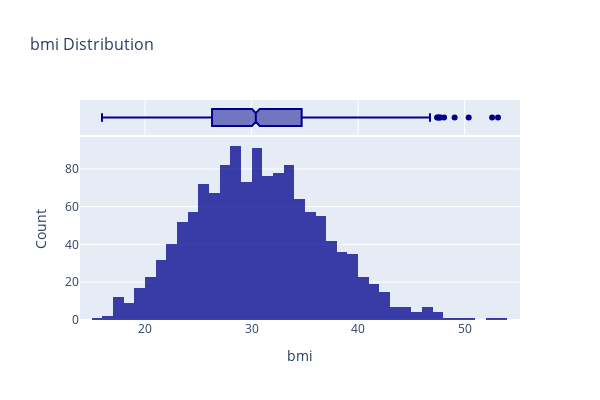

Source (notebook cell):
### Code cell
dist('bmi')

### Figure 1 — Plotly figure (JSON) as saved in the notebook; plotly's stock layout.template omitted (floating-point values rounded to 4 significant figures; data arrays with more than 128 entries replaced by an {"elided": "..."} marker saying what was removed)
{"data": [{"bingroup": "x", "hovertemplate": "bmi=%{x}<br>count=%{y}<extra></extra>", "legendgroup": "", "marker": {"color": "darkblue", "opacity": 0.75, "pattern": {"shape": ""}}, "name": "", "nbinsx": 50, "orientation": "v", "showlegend": false, "type": "histogram", "x": {"elided": "1338 float values"}, "xaxis": "x", "yaxis": "y"}, {"hovertemplate": "bmi=%{x}<extra></extra>", "legendgroup": "", "marker": {"color": "darkblue"}, "name": "", "notched": true, "showlegend": false, "type": "box", "x": {"elided": "1338 float values"}, "xaxis": "x2", "yaxis": "y2"}], "layout": {"barmode": "relative", "height": 400, "legend": {"tracegroupgap": 0}, "title": {"font": {"size": 16}, "text": "bmi Distribution"}, "width": 600, "xaxis": {"anchor": "y", "domain": [0, 1], "title": {"text": "bmi"}}, "xaxis2": {"anchor": "y2", "domain": [0, 1], "matches": "x", "showgrid": true, "showticklabels": false}, "yaxis": {"anchor": "x", "domain": [0, 0.8316], "title": {"text": "Count"}}, "yaxis2": {"anchor": "x2", "domain": [0.8416, 1], "matches": "y2", "showgrid": false, "showline": false, "showticklabels": false, "ticks": ""}}}
